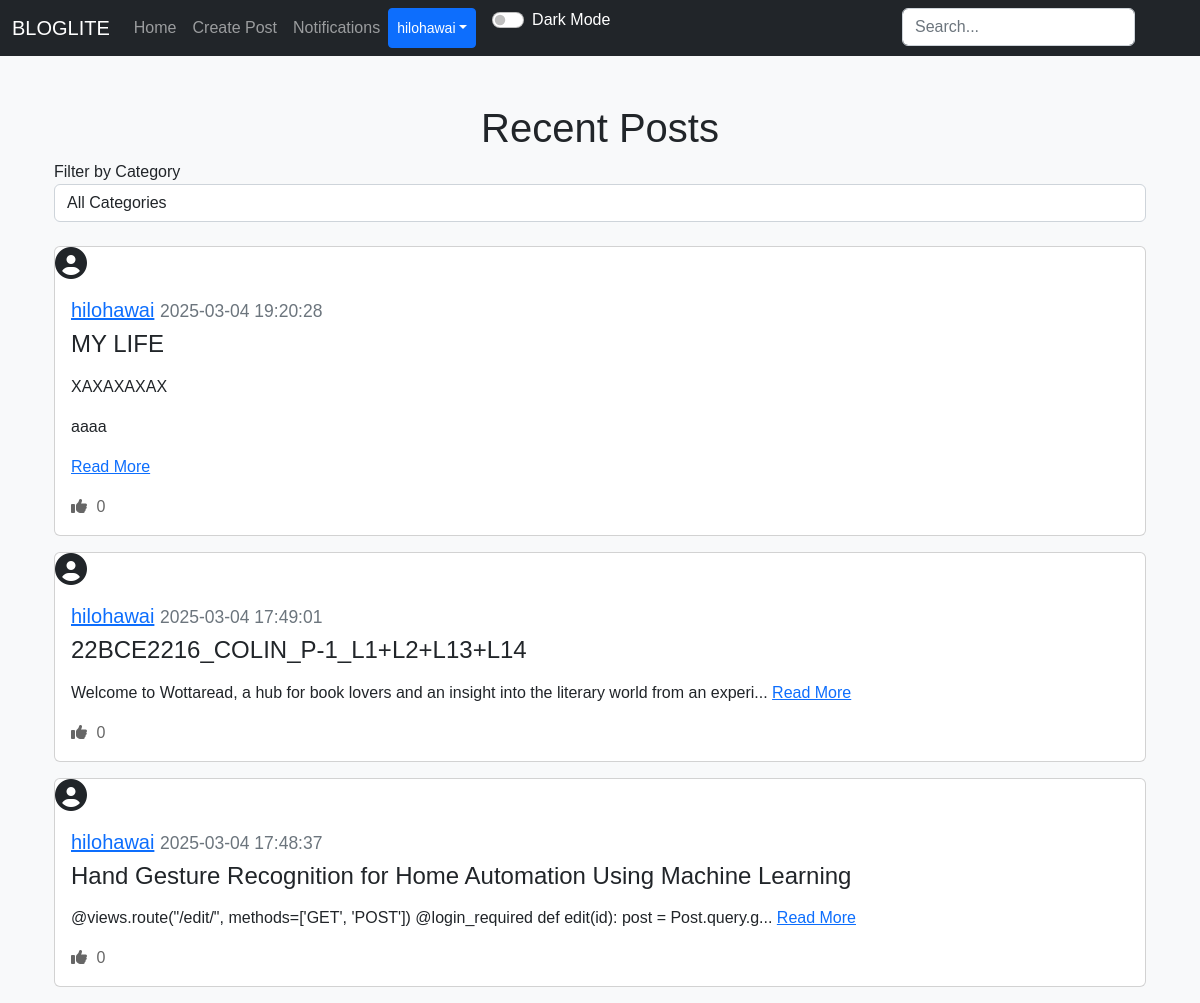
The page /home (signed in) on the database as committed earlier.
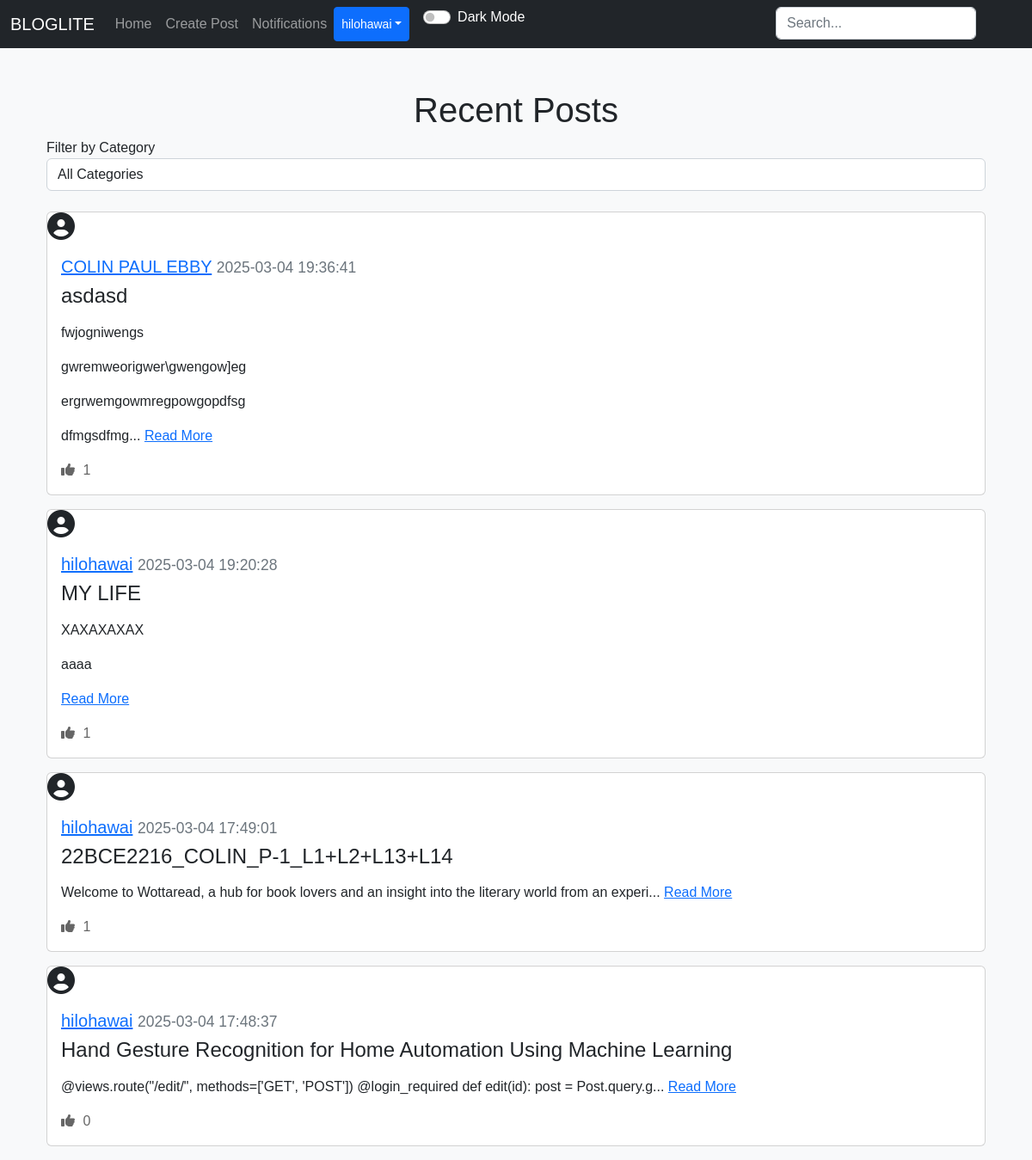
The same page on the database as committed later.
### applicaton/models.py (models this page shows)
class User(db.Model, UserMixin):
    id = db.Column(db.Integer, primary_key=True)
    email = db.Column(db.String(150), unique=True)
    username = db.Column(db.String(150), unique=True)
    password = db.Column(db.String(150))
    date_created = db.Column(db.DateTime(timezone=True), default=func.now())
    profile_picture = db.Column(db.String(150), nullable=True)
    posts = db.relationship("Post", backref="user", cascade="all, delete")
    comments = db.relationship("Comment", backref="user", cascade="all, delete")
    likes = db.relationship("Like", backref="user", cascade="all, delete")
    followers = db.relationship("Follower", foreign_keys=[Follower.user_id], backref="followed_user", lazy="dynamic")
    following = db.relationship("Follower", foreign_keys=[Follower.follower_id], backref="follower", lazy="dynamic")
    notifications = db.relationship("Notification", backref="user", cascade="all, delete", lazy="dynamic")

class Post(db.Model):
    id = db.Column(db.Integer, primary_key=True)
    title = db.Column(db.String(150), nullable=False)  # Add title field
    text = db.Column(db.Text, nullable=False)
    date_created = db.Column(db.DateTime(timezone=True), default=func.now())
    author = db.Column(db.Integer, db.ForeignKey('user.id'), nullable=False)
    category_id = db.Column(db.Integer, db.ForeignKey('category.id'), nullable=True)
    comments = db.relationship("Comment", backref="post", cascade="all, delete")
    likes = db.relationship("Like", backref="post", cascade="all, delete")

### applicaton/views.py (the view)
@views.route("/")
@views.route("/home")
@login_required
def home():
    following_ids = []
    for follower in current_user.following:
        following_ids.append(follower.user_id)
    if following_ids:
        following_posts = Post.query.filter(Post.author.in_(following_ids)).all()
    else:
        following_posts = Post.query.filter(Post.author != current_user.id).all()
    user_posts = current_user.posts
    posts_dict = {post.id: post for post in following_posts + user_posts}
    posts = list(posts_dict.values())
    posts.sort(key=lambda x: x.date_created, reverse=True)
    return render_template("home.html", user=current_user, posts=posts)

### applicaton/__init__.py (called while the page is built)
def create_app():
    app = Flask(__name__)
    app.config['SECRET_KEY'] = "perfetch"
    app.config['SQLALCHEMY_DATABASE_URI'] = "sqlite:///database.db"
    db.init_app(app)
    app.app_context().push()
    from .resources import api
    api.init_app(app)
    from .views import views
    app.register_blueprint(views,url_prefix="/")
    from .authentication import authentication
    app.register_blueprint(authentication,url_prefix="/")
    from .models import User,Post,Comment,Like,Follower
    create_database(app)
    login_manager = LoginManager()
    login_manager.login_view = "authentication.log_in"
    login_manager.init_app(app)
    @login_manager.user_loader
    def load_user(id):
        return User.query.get(int(id))
    return app

### applicaton/templates/home.html (shortened to what this page needs)
{% extends "nav.html" %}
{% block content %}
<div class="container mt-5">
    <h1 align="center">Recent Posts</h1>
    <form method="GET" action="{{ url_for('views.home') }}">
        <div class="form-group">
            <label for="category_id">Filter by Category</label>
            <select name="category_id" id="category_id" class="form-control" onchange="this.form.submit()">
                <option value="">All Categories</option>
            </select>
        </div>
    </form>
    <br />
    {% for post in posts %}
        <div class="card mb-3">
            <div class="profile-pic-container mr-3">
                {% if post.user.profile_picture %}
                    <img src="{{ url_for('static', filename='uploads/' + post.user.profile_picture) }}" alt="Profile Picture" class="profile-pic">
                {% else %}
                    <i class="fas fa-user-circle fa-2x"></i>
                {% endif %}
            </div>
            <div class="card-body">
                <h5 class="card-title">
                    <a href="{{ url_for('views.post', username=post.user.username) }}">{{ post.user.username }}</a>
                    <small class="text-muted">{{ post.date_created }}</small>
                </h5>
                <h4>{{ post.title }}</h4>
                <p class="card-text">
                    {% if post.text|length > 100 %}
                        {{ post.text[:100] | safe }}... <a href="{{ url_for('views.view_post', id=post.id) }}">Read More</a>
                    {% else %}
                        {{ post.text | safe }} <a href="{{ url_for('views.view_post', id=post.id) }}">Read More</a>
                    {% endif %}
                </p>
                <div>
                    <a href="#" class="like-btn" data-post-id="{{ post.id }}">
                        <i class="fas fa-thumbs-up"></i> <span class="like-count">{{ post.likes|length }}</span>
                    </a>
                </div>
            </div>
        </div>
    {% endfor %}
</div>
{% endblock %}

### applicaton/templates/nav.html (shortened to what this page needs)
<!DOCTYPE html>
<html lang="en">
<head>
  <link href="https://cdn.jsdelivr.net/npm/bootstrap@5.2.3/dist/css/bootstrap.min.css" rel="stylesheet">
  <link rel="stylesheet" href="https://code.jquery.com/ui/1.12.1/themes/base/jquery-ui.css">
  <link rel="stylesheet" href="{{ url_for('static', filename='style.css') }}">
</head>
<body>
  <nav class="navbar navbar-expand-lg navbar-dark bg-dark">
    <div class="container-fluid">
      <a class="navbar-brand" href="/home">BLOGLITE</a>
      <div class="collapse navbar-collapse" id="navbar">
        <div class="navbar-nav">
          <a class="nav-item nav-link" href="/home">Home</a>
          {% if user.is_authenticated %}
            <a class="nav-item nav-link" href="/create-post">Create Post</a>
            <a class="nav-item nav-link" href="/notifications">Notifications</a>
            <div style="position: absolute; right: 57px;">
              <form action="{{ url_for('views.search') }}" method="POST" class="d-flex" role="search">
                <input type="search" placeholder="Search..." name="query" class="form-control me-2" id="search-input">
              </form>
            </div>
            <div class="btn-group">
              <button type="button" class="btn btn-sm btn-primary dropdown-toggle" data-bs-toggle="dropdown">{{ user.username }}</button>
            </div>
          {% else %}
            <a class="nav-item nav-link" href="/login">Login</a>
            <a class="nav-item nav-link" href="/sign-up">Sign Up</a>
          {% endif %}
          <div class="form-check form-switch ms-3">
            <input class="form-check-input" type="checkbox" id="darkModeToggle" onclick="toggleDarkMode()">
            <label class="form-check-label text-white" for="darkModeToggle">Dark Mode</label>
          </div>
        </div>
      </div>
    </div>
  </nav>
  <div class="container">{% block content %}{% endblock %}</div>
</body>
</html>

### applicaton/static/style.css (style rules this page uses)
body { background-color: #f8f9fa; font-family: Arial, sans-serif; }
.profile-pic-container { display: inline-block; vertical-align: middle; margin-right: 10px; }
.like-btn { color: #666; text-decoration: none; transition: color 0.3s ease; }
.like-btn i { margin-right: 5px; }

Rows that differ between the two databases and show on the page:
added Post: user.username "COLIN PAUL EBBY", date_created "2025-03-04 19:36:41", title "asdasd", text "fwjogniwengs gwremweorigwer\\gwengow]eg ergrwemgowmregpowgopdfsg dfmgsdfmg", likes|length "1"
computed for Post "MY LIFE": likes|length "0" → "1"
computed for Post "22BCE2216_COLIN_P-1_L1+L2+L13+L14": likes|length "0" → "1"
